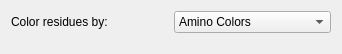
<ui version="4.0" >
 <class>ResidueColorSettings</class>
 <widget class="QWidget" name="ResidueColorSettings" >
  <property name="geometry" >
   <rect>
    <x>0</x>
    <y>0</y>
    <width>342</width>
    <height>54</height>
   </rect>
  </property>
  <property name="windowTitle" >
   <string>Residue Color Settings</string>
  </property>
  <layout class="QGridLayout" name="gridLayout" >
   <item row="0" column="0" >
    <widget class="QLabel" name="label" >
     <property name="text" >
      <string>Color residues by:</string>
     </property>
    </widget>
   </item>
   <item row="0" column="1" >
    <widget class="QComboBox" name="colorStyleComboBox" >
     <item>
      <property name="text" >
       <string>Amino Colors</string>
      </property>
     </item>
     <item>
      <property name="text" >
       <string>Shapely Colors</string>
      </property>
     </item>
     <item>
      <property name="text" >
       <string>Hydrophobicity</string>
      </property>
     </item>
    </widget>
   </item>
   <item row="1" column="0" >
    <spacer name="verticalSpacer" >
     <property name="orientation" >
      <enum>Qt::Vertical</enum>
     </property>
     <property name="sizeHint" stdset="0" >
      <size>
       <width>20</width>
       <height>40</height>
      </size>
     </property>
    </spacer>
   </item>
  </layout>
 </widget>
 <resources/>
 <connections/>
</ui>
